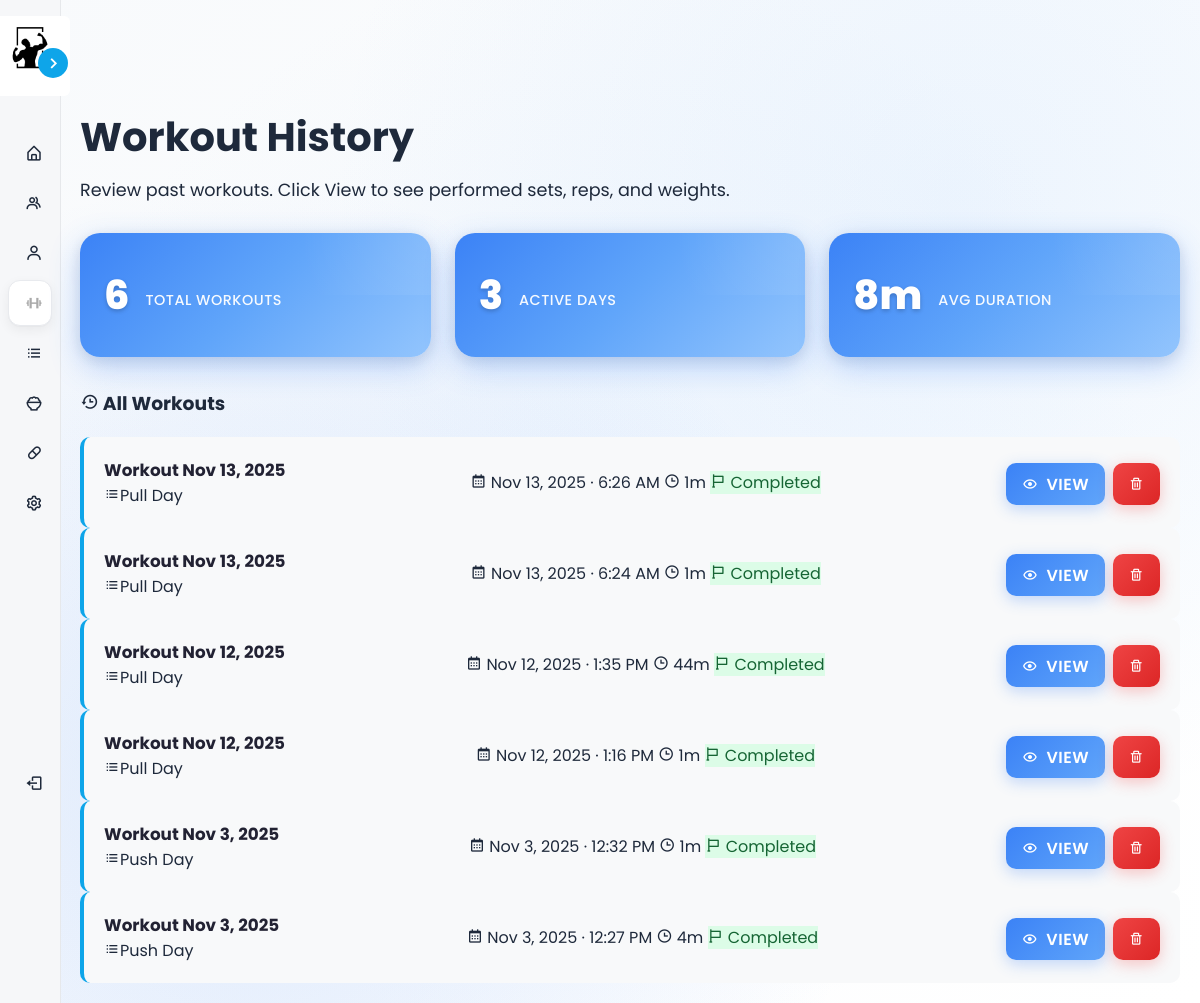
Page /views/member/workout.php (signed in) on the committed database.
### tables this page shows
CREATE TABLE `workouts` (
  `workout_id` int(11) NOT NULL,
  `routine_id` int(11) NOT NULL,
  `workout_name` varchar(100) NOT NULL,
  `created_at` timestamp NOT NULL DEFAULT current_timestamp(),
  `end_time` timestamp NULL DEFAULT NULL
);

CREATE TABLE `workout_routines` (
  `routine_id` int(11) NOT NULL,
  `user_id` int(11) NOT NULL,
  `routine_name` varchar(100) NOT NULL,
  `description` text DEFAULT NULL,
  `is_public` tinyint(1) NOT NULL DEFAULT 0,
  `created_at` timestamp NOT NULL DEFAULT current_timestamp()
);

### config/database.php (called while the page is built, shortened)
<?php
class Database {
    private $host = "localhost";
    private $db_name = "gymmanagement";
    private $username = "root";
    private $password = "";
    public function getConnection() {
        $this->conn = null;
        try {
            $this->conn = new PDO("mysql:host=" . $this->host . ";dbname=" . $this->db_name,
                                   $this->username, $this->password);
            $this->conn->exec("set names utf8");
        } catch(PDOException $exception) {
            echo "Connection error: " . $exception->getMessage();
        }
        return $this->conn;
    }
}
?>

### controllers/WorkoutController.php (called while the page is built, shortened)
<?php
require_once __DIR__ . '/../models/Workout.php';
require_once __DIR__ . '/../models/Exercise.php';
require_once __DIR__ . '/../models/WorkoutRoutine.php';
require_once __DIR__ . '/../config/database.php';
class WorkoutController {
    private $workoutModel;
    private $exerciseModel;
    public $routineModel;
    public function __construct() {
        $this->db = (new Database())->getConnection();
        $this->workoutModel = new Workout($this->db);
        $this->exerciseModel = new Exercise($this->db);
        $this->routineModel = new WorkoutRoutine($this->db);
    }
    public function handleWorkoutTracking() {
        $user_id = $_SESSION['user_id'] ?? 0;
        return $this->getWorkoutData($user_id);
    }
    private function getWorkoutData($user_id) {
        $workouts = $this->workoutModel->getWorkoutsByUser($user_id);
        $exercises = $this->exerciseModel->getAllExercises();
        $routines = $this->routineModel->getRoutinesByUser($user_id);
        $stats = $this->workoutModel->getWorkoutStats($user_id);
        return [
            'workouts' => $workouts,
            'exercises' => $exercises,
            'routines' => $routines,
            'stats' => $stats
        ];
    }
}
?>

### models/Workout.php (called while the page is built, shortened)
<?php
class Workout {
    private $conn;
    public function __construct($db) {
        $this->conn = $db;
    }
    public function getWorkoutsByUser($user_id) {
        $stmt = $this->conn->prepare("
            SELECT w.*, wr.routine_name
            FROM workouts w
            JOIN workout_routines wr ON w.routine_id = wr.routine_id
            WHERE wr.user_id = :user_id
            ORDER BY w.created_at DESC
        ");
        $stmt->bindParam(':user_id', $user_id, PDO::PARAM_INT);
        $stmt->execute();
        return $stmt->fetchAll(PDO::FETCH_ASSOC);
    }
    public function getWorkoutStats($user_id, $days = 30) {
        $stmt = $this->conn->prepare("
            SELECT
                COUNT(*) as total_workouts,
                COUNT(DISTINCT DATE(w.created_at)) as active_days,
                COALESCE(ROUND(AVG(TIMESTAMPDIFF(MINUTE, w.created_at, w.end_time))), 0) as avg_duration
            FROM workouts w
            JOIN workout_routines wr ON w.routine_id = wr.routine_id
            WHERE wr.user_id = :user_id
              AND w.created_at >= DATE_SUB(NOW(), INTERVAL :days DAY)
              AND w.end_time IS NOT NULL
        ");
        $stmt->bindParam(':days', $days, PDO::PARAM_INT);
        $stmt->bindParam(':user_id', $user_id, PDO::PARAM_INT);
        $stmt->execute();
        return $stmt->fetch(PDO::FETCH_ASSOC);
    }
}
?>

### models/Exercise.php (called while the page is built, shortened)
<?php
class Exercise {
    private $conn;
    public function __construct($db) {
        $this->conn = $db;
    }
    public function getAllExercises() {
        $stmt = $this->conn->prepare("SELECT * FROM exercises ORDER BY name ASC");
        $stmt->execute();
        return $stmt->fetchAll(PDO::FETCH_ASSOC);
    }
}
?>

### models/WorkoutRoutine.php (called while the page is built, shortened)
<?php
class WorkoutRoutine {
    private $conn;
    public function __construct($db) {
        $this->conn = $db;
    }
    public function getRoutinesByUser($user_id) {
        $stmt = $this->conn->prepare("
            SELECT wr.routine_id as id, wr.routine_name as name, wr.description, wr.is_public, wr.created_at,
                   COUNT(re.re_id) as exercise_count
            FROM workout_routines wr
            LEFT JOIN routine_exercises re ON wr.routine_id = re.routine_id
            WHERE wr.user_id = :user_id
            GROUP BY wr.routine_id
            ORDER BY wr.created_at DESC
        ");
        $stmt->bindParam(':user_id', $user_id, PDO::PARAM_INT);
        $stmt->execute();
        return $stmt->fetchAll(PDO::FETCH_ASSOC);
    }
}
?>

### views/member/workout.php (the view, shortened to what this page needs)
<?php
require_once '../../controllers/WorkoutController.php';
$workoutController = new WorkoutController();
$data = $workoutController->handleWorkoutTracking();
?>
<!DOCTYPE html>
<html lang="en">
<head>
    <link rel="stylesheet" href="../../assets/css/member_styles.css">
    <link rel="stylesheet" href="../../assets/css/workout_styles.css">
    <link href='https://unpkg.com/boxicons@2.1.4/css/boxicons.min.css' rel='stylesheet'>
</head>
<body>
    <?php include '../components/dynamic_sidebar.php'; ?>
    <div class="main-content">
        <div class="content-wrapper">
            <div class="dashboard-header">
                <h1>Workout History</h1>
                <p>Review past workouts. Click View to see performed sets, reps, and weights.</p>
            </div>
            <div class="quick-stats">
                <div class="stat-card">
                    <h4><?= $data['stats']['total_workouts'] ?? 0 ?></h4>
                    <p>Total Workouts</p>
                </div>
                <div class="stat-card">
                    <h4><?= $data['stats']['active_days'] ?? 0 ?></h4>
                    <p>Active Days</p>
                </div>
                <div class="stat-card">
                    <h4><?= round($data['stats']['avg_duration'] ?? 0) ?>m</h4>
                    <p>Avg Duration</p>
                </div>
            </div>
            <h3><i class='bx bx-history'></i> All Workouts</h3>
            <div class="workout-container">
                    <?php if (!empty($data['workouts'])): ?>
                        <div class="history-wrap">
                            <div class="history-grid">
                            <?php foreach ($data['workouts'] as $workout): ?>
                                <?php
                                    $created = $workout['created_at'] ?? null;
                                    $ended = $workout['end_time'] ?? null;
                                    $dur = 0;
                                    if ($created && $ended) {
                                        $dur = max(0, (int)ceil((strtotime($ended) - strtotime($created))/60));
                                    }
                                    $isInProgress = empty($ended);
                                    $statusLabel = $isInProgress ? 'In Progress' : 'Completed';
                                    $statusStyle = $isInProgress
                                        ? "background:#fde68a;color:#92400e;border-color:#fcd34d;"
                                        : "background:#dcfce7;color:#166534;border-color:#86efac;";
                                ?>
                                <div class="workout-card">
                                    <div class="card-title">
                                        <h4 style="margin:0; font-size:1.05rem; color:#223;"><?= htmlspecialchars($workout['workout_name'] ?? 'Workout') ?></h4>
                                        <?php if (!empty($workout['routine_name'])): ?>
                                            <a class="chip" href="workout_routine_detail.php?id=<?= (int)($workout['routine_id'] ?? 0) ?>">
                                                <i class='bx bx-list-ul'></i><?= htmlspecialchars($workout['routine_name']) ?>
                                            </a>
                                        <?php endif; ?>
                                    </div>
                                    <div class="meta">
                                        <span title="Date"><i class='bx bx-calendar'></i> <?= $created ? date('M j, Y · g:i A', strtotime($created)) : '' ?></span>
                                        <?php if ($dur > 0): ?>
                                            <span title="Duration"><i class='bx bx-time'></i> <?= $dur ?>m</span>
                                        <?php endif; ?>
                                        <span class="chip" style="<?= $statusStyle ?>">
                                            <i class='bx bx-flag'></i> <?= $statusLabel ?>
                                        </span>
                                    </div>
                                    <div class="card-actions">
                                        <button class="btn btn-primary" onclick="viewWorkout(<?= (int)$workout['workout_id'] ?>)">
                                            <i class='bx bx-show'></i> View
                                        </button>
                                        <button class="btn btn-danger" onclick="deleteWorkout(<?= (int)$workout['workout_id'] ?>)">
                                            <i class='bx bx-trash'></i>
                                        </button>
                                    </div>
                                </div>
                            <?php endforeach; ?>
                            </div>
                        </div>
                    <?php endif; ?>
            </div>
        </div>
    </div>
</body>
</html>

### assets/css/member_styles.css (style rules this page uses)
* { font-family: "Poppins", sans-serif; }
:root { --primary-color: #0ea5e9; --primary-dark: #0284c7; --primary-light: #38bdf8; --secondary-color: #64748b; --accent-color: #ef4444; --success-color: #10b981; --warning-color: #f59e0b; --body-color: #f8fafc; --sidebar-color: #ffffff; --card-background: #ffffff; --text-color: #1e293b; --text-muted: #64748b; --text-light: #94a3b8; --border-color: #e2e8f0; --border-light: #f1f5f9; --background-gradient: linear-gradient(135deg, #fefefe 0%, #f0f9ff 100%); --card-shadow: 0 10px 40px rgba(0,0,0,0.04); --card-shadow-hover: 0 20px 60px rgba(0,0,0,0.08); --border-radius: 12px; --border-radius-lg: 20px; --font-family: 'Poppins', sans-serif; --tran-02: all 0.2s ease; --tran-03: all 0.3s ease; --tran-04: all 0.4s ease; --tran-05: all 0.5s ease; }
body { height: 100vh; background: var(--background-gradient); margin: 0; padding: 0; color: var(--text-color); }
.main-content { margin-left: 250px; padding: 20px; transition: var(--tran-03); min-height: 100vh; }
.sidebar.close ~ .main-content { margin-left: 60px; }
.content-wrapper { max-width: 1200px; margin: 0 auto; }
a { text-decoration: none; color: inherit; }
.main-content { margin-top: 60px; }
.dashboard-header { margin-bottom: 30px; }
.dashboard-header h1 { color: var(--accent); margin-bottom: 10px; font-size: 2.5rem; }
.dashboard-header p { color: var(--text-color); font-size: 1.1rem; margin: 0; }
.quick-stats { display: grid; grid-template-columns: repeat(auto-fit, minmax(200px, 1fr)); gap: 20px; margin-bottom: 40px; }
.stat-card { position: relative; background: var(--primary-color); padding: 22px 20px; border-radius: 14px; border: none; box-shadow: 0 6px 18px rgba(0,0,0,.12); display: flex; align-items: center; gap: 16px; transition: transform .2s ease, box-shadow .2s ease; overflow: hidden; }
.stat-card::after { display: none; }
.workout-card { display: flex; justify-content: space-between; align-items: center; padding: 20px; background: #f8f9fa; border-radius: 10px; border-left: 4px solid var(--primary-color); }
.btn-primary { background: var(--primary-color); color: var(--sidebar-color); border: none; padding: 10px 20px; border-radius: 6px; font-weight: 500; cursor: pointer; transition: var(--tran-03); }
:root { --sidebar-bg: #f6f7f9; --sidebar-card: #ffffff; --sidebar-hover: #eef0f3; --muted: #9aa0a6; }

### assets/css/modal_styles.css (style rules this page uses)
.btn { transition: all 0.3s ease; }
.btn-primary { background: linear-gradient(135deg, #3b82f6 0%, #60a5fa 100%); color: white; padding: 0.75rem 1.5rem; border: none; border-radius: 10px; cursor: pointer; font-size: 1rem; box-shadow: 0 4px 15px rgba(59, 130, 246, 0.3); transition: all 0.3s ease; }

### rows in the picture
workouts: workout_name "Workout Nov 13, 2025", routine.routine_name "Pull Day", created_at "Nov 13, 2025 · 6:26 AM", dur "1", statusLabel "Completed"
workouts: workout_name "Workout Nov 13, 2025", routine.routine_name "Pull Day", created_at "Nov 13, 2025 · 6:24 AM", dur "1", statusLabel "Completed"
workouts: workout_name "Workout Nov 12, 2025", routine.routine_name "Pull Day", created_at "Nov 12, 2025 · 1:35 PM", dur "44", statusLabel "Completed"
workouts: workout_name "Workout Nov 12, 2025", routine.routine_name "Pull Day", created_at "Nov 12, 2025 · 1:16 PM", dur "1", statusLabel "Completed"
workouts: workout_name "Workout Nov 3, 2025", routine.routine_name "Push Day", created_at "Nov 3, 2025 · 12:32 PM", dur "1", statusLabel "Completed"
workouts: workout_name "Workout Nov 3, 2025", routine.routine_name "Push Day", created_at "Nov 3, 2025 · 12:27 PM", dur "4", statusLabel "Completed"

### other values in the picture
$data['stats']['total_workouts'] "6"
$data['stats']['active_days'] "3"
$data['stats']['avg_duration'] "8"
